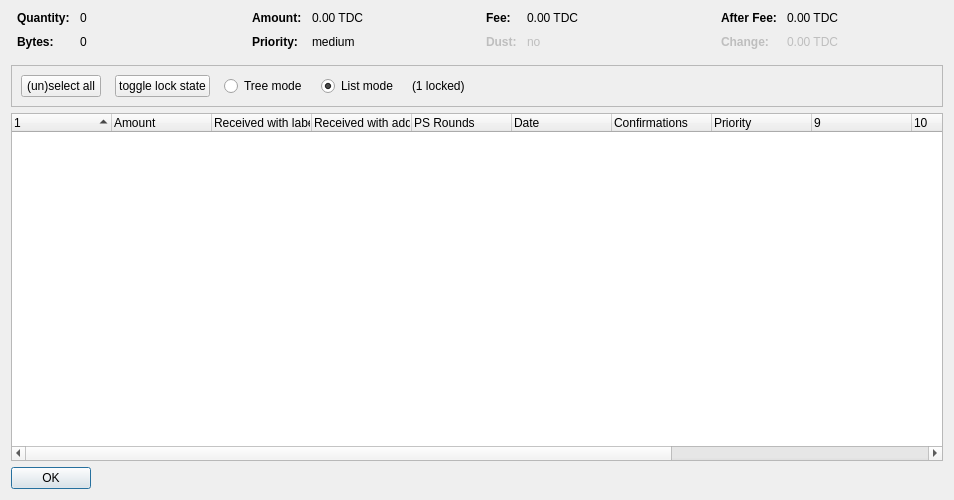
<?xml version="1.0" encoding="UTF-8"?>
<ui version="4.0">
 <class>CoinControlDialog</class>
 <widget class="QDialog" name="CoinControlDialog">
  <property name="geometry">
   <rect>
    <x>0</x>
    <y>0</y>
    <width>954</width>
    <height>500</height>
   </rect>
  </property>
  <property name="windowTitle">
   <string>Coin Selection</string>
  </property>
  <layout class="QVBoxLayout" name="verticalLayout">
   <item>
    <layout class="QHBoxLayout" name="horizontalLayoutTop" stretch="0,0,0,0">
     <property name="topMargin">
      <number>0</number>
     </property>
     <property name="bottomMargin">
      <number>10</number>
     </property>
     <item>
      <layout class="QFormLayout" name="formLayoutCoinControl1">
       <property name="horizontalSpacing">
        <number>10</number>
       </property>
       <property name="verticalSpacing">
        <number>10</number>
       </property>
       <property name="leftMargin">
        <number>6</number>
       </property>
       <property name="rightMargin">
        <number>6</number>
       </property>
       <item row="0" column="0">
        <widget class="QLabel" name="labelCoinControlQuantityText">
         <property name="font">
          <font>
           <weight>75</weight>
           <bold>true</bold>
          </font>
         </property>
         <property name="text">
          <string>Quantity:</string>
         </property>
        </widget>
       </item>
       <item row="0" column="1">
        <widget class="QLabel" name="labelCoinControlQuantity">
         <property name="cursor">
          <cursorShape>IBeamCursor</cursorShape>
         </property>
         <property name="contextMenuPolicy">
          <enum>Qt::ActionsContextMenu</enum>
         </property>
         <property name="text">
          <string notr="true">0</string>
         </property>
         <property name="textInteractionFlags">
          <set>Qt::LinksAccessibleByMouse|Qt::TextSelectableByKeyboard|Qt::TextSelectableByMouse</set>
         </property>
        </widget>
       </item>
       <item row="1" column="0">
        <widget class="QLabel" name="labelCoinControlBytesText">
         <property name="font">
          <font>
           <weight>75</weight>
           <bold>true</bold>
          </font>
         </property>
         <property name="text">
          <string>Bytes:</string>
         </property>
        </widget>
       </item>
       <item row="1" column="1">
        <widget class="QLabel" name="labelCoinControlBytes">
         <property name="cursor">
          <cursorShape>IBeamCursor</cursorShape>
         </property>
         <property name="contextMenuPolicy">
          <enum>Qt::ActionsContextMenu</enum>
         </property>
         <property name="text">
          <string notr="true">0</string>
         </property>
         <property name="textInteractionFlags">
          <set>Qt::LinksAccessibleByMouse|Qt::TextSelectableByKeyboard|Qt::TextSelectableByMouse</set>
         </property>
        </widget>
       </item>
      </layout>
     </item>
     <item>
      <layout class="QFormLayout" name="formLayoutCoinControl2">
       <property name="horizontalSpacing">
        <number>10</number>
       </property>
       <property name="verticalSpacing">
        <number>10</number>
       </property>
       <property name="leftMargin">
        <number>6</number>
       </property>
       <property name="rightMargin">
        <number>6</number>
       </property>
       <item row="0" column="0">
        <widget class="QLabel" name="labelCoinControlAmountText">
         <property name="font">
          <font>
           <weight>75</weight>
           <bold>true</bold>
          </font>
         </property>
         <property name="text">
          <string>Amount:</string>
         </property>
        </widget>
       </item>
       <item row="0" column="1">
        <widget class="QLabel" name="labelCoinControlAmount">
         <property name="cursor">
          <cursorShape>IBeamCursor</cursorShape>
         </property>
         <property name="contextMenuPolicy">
          <enum>Qt::ActionsContextMenu</enum>
         </property>
         <property name="text">
          <string notr="true">0.00 TDC</string>
         </property>
         <property name="textInteractionFlags">
          <set>Qt::LinksAccessibleByMouse|Qt::TextSelectableByKeyboard|Qt::TextSelectableByMouse</set>
         </property>
        </widget>
       </item>
       <item row="1" column="0">
        <widget class="QLabel" name="labelCoinControlPriorityText">
         <property name="font">
          <font>
           <weight>75</weight>
           <bold>true</bold>
          </font>
         </property>
         <property name="text">
          <string>Priority:</string>
         </property>
        </widget>
       </item>
       <item row="1" column="1">
        <widget class="QLabel" name="labelCoinControlPriority">
         <property name="cursor">
          <cursorShape>IBeamCursor</cursorShape>
         </property>
         <property name="contextMenuPolicy">
          <enum>Qt::ActionsContextMenu</enum>
         </property>
         <property name="text">
          <string>medium</string>
         </property>
         <property name="textInteractionFlags">
          <set>Qt::LinksAccessibleByMouse|Qt::TextSelectableByKeyboard|Qt::TextSelectableByMouse</set>
         </property>
        </widget>
       </item>
      </layout>
     </item>
     <item>
      <layout class="QFormLayout" name="formLayoutCoinControl3">
       <property name="horizontalSpacing">
        <number>10</number>
       </property>
       <property name="verticalSpacing">
        <number>10</number>
       </property>
       <property name="leftMargin">
        <number>6</number>
       </property>
       <property name="rightMargin">
        <number>6</number>
       </property>
       <item row="0" column="0">
        <widget class="QLabel" name="labelCoinControlFeeText">
         <property name="font">
          <font>
           <weight>75</weight>
           <bold>true</bold>
          </font>
         </property>
         <property name="text">
          <string>Fee:</string>
         </property>
        </widget>
       </item>
       <item row="0" column="1">
        <widget class="QLabel" name="labelCoinControlFee">
         <property name="cursor">
          <cursorShape>IBeamCursor</cursorShape>
         </property>
         <property name="contextMenuPolicy">
          <enum>Qt::ActionsContextMenu</enum>
         </property>
         <property name="text">
          <string notr="true">0.00 TDC</string>
         </property>
         <property name="textInteractionFlags">
          <set>Qt::LinksAccessibleByMouse|Qt::TextSelectableByKeyboard|Qt::TextSelectableByMouse</set>
         </property>
        </widget>
       </item>
       <item row="1" column="0">
        <widget class="QLabel" name="labelCoinControlLowOutputText">
         <property name="enabled">
          <bool>false</bool>
         </property>
         <property name="font">
          <font>
           <weight>75</weight>
           <bold>true</bold>
          </font>
         </property>
         <property name="text">
          <string>Dust:</string>
         </property>
        </widget>
       </item>
       <item row="1" column="1">
        <widget class="QLabel" name="labelCoinControlLowOutput">
         <property name="enabled">
          <bool>false</bool>
         </property>
         <property name="cursor">
          <cursorShape>IBeamCursor</cursorShape>
         </property>
         <property name="contextMenuPolicy">
          <enum>Qt::ActionsContextMenu</enum>
         </property>
         <property name="text">
          <string>no</string>
         </property>
         <property name="textInteractionFlags">
          <set>Qt::LinksAccessibleByMouse|Qt::TextSelectableByKeyboard|Qt::TextSelectableByMouse</set>
         </property>
        </widget>
       </item>
      </layout>
     </item>
     <item>
      <layout class="QFormLayout" name="formLayoutCoinControl4">
       <property name="horizontalSpacing">
        <number>10</number>
       </property>
       <property name="verticalSpacing">
        <number>10</number>
       </property>
       <property name="leftMargin">
        <number>6</number>
       </property>
       <property name="rightMargin">
        <number>6</number>
       </property>
       <item row="0" column="0">
        <widget class="QLabel" name="labelCoinControlAfterFeeText">
         <property name="font">
          <font>
           <weight>75</weight>
           <bold>true</bold>
          </font>
         </property>
         <property name="text">
          <string>After Fee:</string>
         </property>
        </widget>
       </item>
       <item row="0" column="1">
        <widget class="QLabel" name="labelCoinControlAfterFee">
         <property name="cursor">
          <cursorShape>IBeamCursor</cursorShape>
         </property>
         <property name="contextMenuPolicy">
          <enum>Qt::ActionsContextMenu</enum>
         </property>
         <property name="text">
          <string notr="true">0.00 TDC</string>
         </property>
         <property name="textInteractionFlags">
          <set>Qt::LinksAccessibleByMouse|Qt::TextSelectableByKeyboard|Qt::TextSelectableByMouse</set>
         </property>
        </widget>
       </item>
       <item row="1" column="0">
        <widget class="QLabel" name="labelCoinControlChangeText">
         <property name="enabled">
          <bool>false</bool>
         </property>
         <property name="font">
          <font>
           <weight>75</weight>
           <bold>true</bold>
          </font>
         </property>
         <property name="text">
          <string>Change:</string>
         </property>
        </widget>
       </item>
       <item row="1" column="1">
        <widget class="QLabel" name="labelCoinControlChange">
         <property name="enabled">
          <bool>false</bool>
         </property>
         <property name="cursor">
          <cursorShape>IBeamCursor</cursorShape>
         </property>
         <property name="contextMenuPolicy">
          <enum>Qt::ActionsContextMenu</enum>
         </property>
         <property name="text">
          <string notr="true">0.00 TDC</string>
         </property>
         <property name="textInteractionFlags">
          <set>Qt::LinksAccessibleByMouse|Qt::TextSelectableByKeyboard|Qt::TextSelectableByMouse</set>
         </property>
        </widget>
       </item>
      </layout>
     </item>
    </layout>
   </item>
   <item>
    <widget class="QFrame" name="frame">
     <property name="minimumSize">
      <size>
       <width>0</width>
       <height>40</height>
      </size>
     </property>
     <property name="frameShape">
      <enum>QFrame::StyledPanel</enum>
     </property>
     <property name="frameShadow">
      <enum>QFrame::Sunken</enum>
     </property>
     <layout class="QHBoxLayout" name="horizontalLayout">
      <item>
       <layout class="QHBoxLayout" name="horizontalLayoutPanel" stretch="0,0,0,0,0,0">
        <property name="spacing">
         <number>14</number>
        </property>
        <item>
         <widget class="QPushButton" name="pushButtonSelectAll">
          <property name="sizePolicy">
           <sizepolicy hsizetype="Maximum" vsizetype="Fixed">
            <horstretch>0</horstretch>
            <verstretch>0</verstretch>
           </sizepolicy>
          </property>
          <property name="text">
           <string>(un)select all</string>
          </property>
          <property name="autoDefault">
           <bool>false</bool>
          </property>
         </widget>
        </item>
        <item>
         <widget class="QPushButton" name="pushButtonToggleLock">
          <property name="sizePolicy">
           <sizepolicy hsizetype="Maximum" vsizetype="Fixed">
            <horstretch>0</horstretch>
            <verstretch>0</verstretch>
           </sizepolicy>
          </property>
          <property name="text">
           <string>toggle lock state</string>
          </property>
          <property name="autoDefault">
           <bool>false</bool>
          </property>
         </widget>
        </item>
        <item>
         <widget class="QRadioButton" name="radioTreeMode">
          <property name="sizePolicy">
           <sizepolicy hsizetype="Maximum" vsizetype="Fixed">
            <horstretch>0</horstretch>
            <verstretch>0</verstretch>
           </sizepolicy>
          </property>
          <property name="text">
           <string>Tree mode</string>
          </property>
         </widget>
        </item>
        <item>
         <widget class="QRadioButton" name="radioListMode">
          <property name="sizePolicy">
           <sizepolicy hsizetype="Maximum" vsizetype="Fixed">
            <horstretch>0</horstretch>
            <verstretch>0</verstretch>
           </sizepolicy>
          </property>
          <property name="text">
           <string>List mode</string>
          </property>
          <property name="checked">
           <bool>true</bool>
          </property>
         </widget>
        </item>
        <item>
         <widget class="QLabel" name="labelLocked">
          <property name="text">
           <string>(1 locked)</string>
          </property>
         </widget>
        </item>
        <item>
         <spacer name="horizontalSpacer">
          <property name="orientation">
           <enum>Qt::Horizontal</enum>
          </property>
          <property name="sizeHint" stdset="0">
           <size>
            <width>40</width>
            <height>20</height>
           </size>
          </property>
         </spacer>
        </item>
       </layout>
      </item>
     </layout>
    </widget>
   </item>
   <item>
    <widget class="CoinControlTreeWidget" name="treeWidget">
     <property name="contextMenuPolicy">
      <enum>Qt::CustomContextMenu</enum>
     </property>
     <property name="sortingEnabled">
      <bool>false</bool>
     </property>
     <property name="columnCount">
      <number>13</number>
     </property>
     <attribute name="headerShowSortIndicator" stdset="0">
      <bool>true</bool>
     </attribute>
     <attribute name="headerStretchLastSection">
      <bool>false</bool>
     </attribute>
     <column>
      <property name="text">
       <string/>
      </property>
     </column>
     <column>
      <property name="text">
       <string>Amount</string>
      </property>
     </column>
     <column>
      <property name="text">
       <string>Received with label</string>
      </property>
     </column>
     <column>
      <property name="text">
       <string>Received with address</string>
      </property>
     </column>
     <column>
      <property name="text">
       <string>PS Rounds</string>
      </property>
     </column>
     <column>
      <property name="text">
       <string>Date</string>
      </property>
     </column>
     <column>
      <property name="text">
       <string>Confirmations</string>
      </property>
      <property name="toolTip">
       <string>Confirmed</string>
      </property>
     </column>
     <column>
      <property name="text">
       <string>Priority</string>
      </property>
     </column>
     <column>
      <property name="text">
       <string/>
      </property>
     </column>
     <column>
      <property name="text">
       <string/>
      </property>
     </column>
     <column>
      <property name="text">
       <string/>
      </property>
     </column>
     <column>
      <property name="text">
       <string/>
      </property>
     </column>
     <column>
      <property name="text">
       <string/>
      </property>
     </column>
    </widget>
   </item>
   <item>
    <widget class="QDialogButtonBox" name="buttonBox">
     <property name="sizePolicy">
      <sizepolicy hsizetype="Maximum" vsizetype="Fixed">
       <horstretch>0</horstretch>
       <verstretch>0</verstretch>
      </sizepolicy>
     </property>
     <property name="orientation">
      <enum>Qt::Horizontal</enum>
     </property>
     <property name="standardButtons">
      <set>QDialogButtonBox::Ok</set>
     </property>
    </widget>
   </item>
  </layout>
 </widget>
 <customwidgets>
  <customwidget>
   <class>CoinControlTreeWidget</class>
   <extends>QTreeWidget</extends>
   <header>coincontroltreewidget.h</header>
  </customwidget>
 </customwidgets>
 <resources/>
 <connections/>
</ui>
